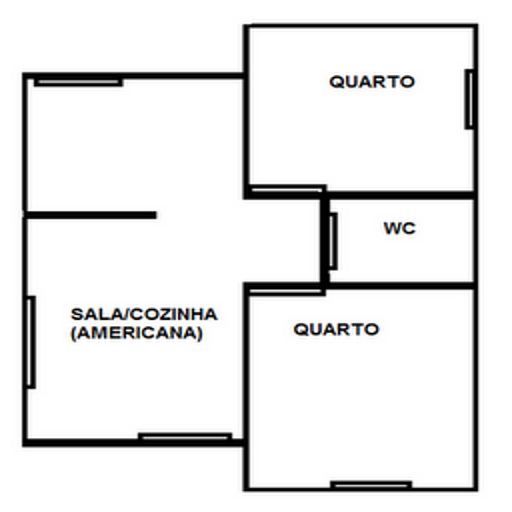

A level layout from a 2D game, rendered from its tile map. Below: a short description, then the map file with tile-grid data replaced by summaries:
An orthogonal 1x1 tile map with 512x512 px tiles, 1 tile layer (Camada de Tiles 1).

<map version="1.0" orientation="orthogonal" width="1" height="1" tilewidth="512" tileheight="512">
 <tileset firstgid="1" name="planta_casa" tilewidth="512" tileheight="512">
  <image source="gfx/planta_casa.png" width="512" height="512" />
 </tileset>
 <layer name="Camada de Tiles 1" width="1" height="1">
  <data>[1 cells, 1 non-empty, 1 distinct tile ids]</data>
 </layer>
</map>